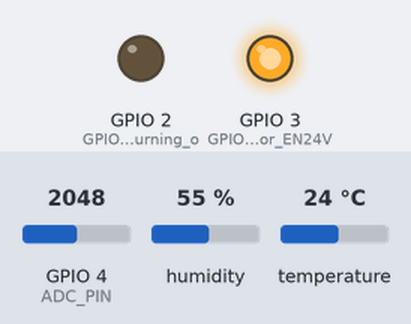
Bench run of a sketch on a simulated ESP32-S3. Shown: output pins drawn as LEDs (lit = HIGH). The test bench sets the inputs (shaded band); at power-on: GPIO 4 (ADC_PIN) = 2048, humidity 55 %, temperature 24 °C. Random numbers use the default seed unless the sketch sets one. At 6.2 s the program puts the board to deep sleep or switches it off; the recording ends there.

Above: at 0.2 s.
At 1.2 s:
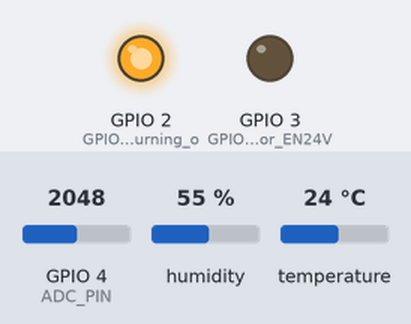
Timing chart, 0 to 2.7 s (numbered marks = the images above):
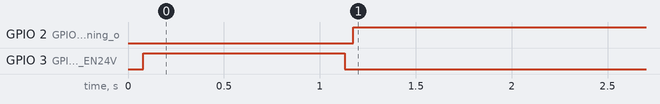

The sketch:

tx.ino
```cpp
// (licence header left out)
#include <WiFi.h>
#include <esp_now.h>
#include <esp_wifi.h>
#include <esp_sleep.h>
#include <Arduino.h>  // for random()
#include "DHT.h" //DHT sensor library

// ================= CONFIG =================
#define CHANNEL 1               // fixed channel for ESP-NOW
#define ADC_PIN 4               // ADC channel for VSCAP
#define SLEEP_SHORT_SEC 5       // short sleep in seconds
#define SLEEP_LONG_SEC 600     // long sleep in seconds
#define RANDOM_SPREAD_MS 1000   // ±1000 ms random spread for short sleep time

#define MAX_TRX_TIME 80         // Max. Transmit time in ms
#define SW_FLASH_WINDOW 5000    // Additional awake time for SW flashing after Reset or Power-up in ms

#define DHTTYPE DHT11   // DHT 11
#define DHTPIN 5     // Digital pin connected to the DHT sensor

DHT dht(DHTPIN, DHTTYPE);
//DHT dht(5, DHT11);//Pin GPIO5=D3 on connector J11, type DHT11


uint8_t receiverMac[6] = {0xE8, 0xF6, 0x0A, 0x15, 0xFC, 0xEC}; //adjust receiver MAC-address

typedef enum : uint8_t {
    MSG_SYNC,     // synchronization only
    MSG_CONTROL   // execute control/read sensor at sender
} msg_type_t;

// ================= DATA STRUCTS =================
typedef struct {
  uint32_t counter;
  uint16_t vscap_instant;
  uint16_t vscap_avg;
  uint16_t avg_samples;
  uint32_t lastAwakeTime;
  uint8_t wakeupReason;
  uint32_t vscap_sum;
  uint32_t timestamp;  // timestamp sent by sender
  // NEW:
  float temperature;
  float humidity;
  uint8_t dhtStatus;
  uint8_t execDone;
  uint32_t execTimestamp;

} message_t;

typedef struct {
  uint8_t setting1;
  uint8_t setting2;
  uint16_t nextSleep; // 0 = ignore
  uint32_t timestamp; // timestamp received from RX, master timestamp
  msg_type_t msgType; //type of message

} settings_t;

// ================= RTC VARIABLES =================
RTC_DATA_ATTR uint32_t counter = 0;
RTC_DATA_ATTR uint32_t lastAwakePrev = 0;
RTC_DATA_ATTR uint32_t adcSum = 0;
RTC_DATA_ATTR uint16_t adcSamples = 0;
RTC_DATA_ATTR uint32_t lastTimestamp = 0;  // last millis() before deep sleep
RTC_DATA_ATTR uint32_t lastSleepDuration_ms= 0; // store the time spent in Deep sleep mode

RTC_DATA_ATTR float lastTemperature = 0;
RTC_DATA_ATTR float lastHumidity = 0;
RTC_DATA_ATTR uint8_t lastDhtStatus = 1; // 0=OK, 1=error
RTC_DATA_ATTR bool lastExecDone = false;
RTC_DATA_ATTR uint32_t lastExecTimestamp = 0;

// ================= GLOBALS =================
message_t msg;
settings_t settings;        // last received settings
bool txDone = false;
bool ackReceived = false;
bool dataReceived = false;
bool doControl = true; //do only communication or communicaton and control

uint32_t RXtimestamp; //rember the time of reception of system time


// ================= CALLBACKS =================
void onSent(const uint8_t *mac_addr, esp_now_send_status_t status) {
  txDone = true;
  ackReceived = (status == ESP_NOW_SEND_SUCCESS);
}

void onReceive(const uint8_t *mac, const uint8_t *data, int len) {
  if (len == sizeof(settings_t)) {
    memcpy(&settings, data, sizeof(settings_t));
    dataReceived = true;

    // Copy master timestamp from RX
    // This is the authoritative “current time”
    //msg.timestamp = settings.timestamp;
    RXtimestamp = millis(); //store the time of reception of settings.timestamp - the system time

    // check message type here and define what to do (SYNC-only set timimg, no output control
    doControl = (settings.msgType == MSG_CONTROL);
  }
}

// ================= HELPERS =================
void sleepShort() {
  // Generate random offset between -1000 ms and +1000 ms
  long offset_ms = random(-RANDOM_SPREAD_MS, RANDOM_SPREAD_MS + 1);

  // Convert total sleep time to microseconds
  uint32_t sleep_ms = ((SLEEP_SHORT_SEC * 1000L) + offset_ms);
  lastSleepDuration_ms = sleep_ms;
  lastTimestamp = settings.timestamp + (millis() - RXtimestamp);
  esp_sleep_enable_timer_wakeup(sleep_ms * 1000ULL);
  esp_deep_sleep_start();
}

void sleepLong() {
  uint32_t sleep_ms = SLEEP_LONG_SEC * 1000ULL;
  lastSleepDuration_ms = sleep_ms;
  lastTimestamp = settings.timestamp + (millis() - RXtimestamp);
  esp_sleep_enable_timer_wakeup(sleep_ms * 1000ULL);
  esp_deep_sleep_start();
}

void sleepNext(uint32_t nextSec) {
  if (nextSec > 0) {
    uint32_t sleep_ms = nextSec * 1000ULL;
    lastSleepDuration_ms = sleep_ms;
    lastTimestamp = settings.timestamp + (millis() - RXtimestamp);
    esp_sleep_enable_timer_wakeup(sleep_ms * 1000ULL);
    esp_deep_sleep_start();
  } else {
    sleepLong();
  }
}


void sleepFlash() {
  uint32_t start = millis();

  // Stay awake for SW_flashing in milliseconds
  while (millis() - start < SW_FLASH_WINDOW) {
    // do nothing
  }

  // Then go to normal long sleep
  uint32_t sleep_ms = SLEEP_LONG_SEC * 1000ULL;
  lastSleepDuration_ms = sleep_ms;
  lastTimestamp = settings.timestamp + (millis() - RXtimestamp);
  esp_sleep_enable_timer_wakeup(sleep_ms * 1000ULL);
  esp_deep_sleep_start();
}

// ================= SETUP =================
void setup() {
  uint32_t awakeStart = millis();

  counter++;

  // ================= PRE-COMMUNICATION HANDLER =================
  handleBefore();


  WiFi.mode(WIFI_STA);
  esp_wifi_set_channel(CHANNEL, WIFI_SECOND_CHAN_NONE);

  if (esp_now_init() != ESP_OK) {
    sleepShort();  // ESP-NOW init failed → short sleep
  }

  esp_now_register_send_cb(onSent);
  esp_now_register_recv_cb(onReceive);

  // ================= ADC Instant Reading =================
  uint16_t vscapInstant = analogRead(ADC_PIN);

  // ================= Prepare TX Message =================
  msg.counter = counter;
  msg.vscap_instant = vscapInstant;
  msg.vscap_avg = (adcSamples > 0) ? (adcSum / adcSamples) : 0;
  msg.avg_samples = adcSamples;
  msg.lastAwakeTime = lastAwakePrev;
  msg.vscap_sum = adcSum;

  msg.temperature = lastTemperature;
  msg.humidity = lastHumidity;
  msg.dhtStatus = lastDhtStatus;
  msg.execDone = lastExecDone;
  msg.execTimestamp = lastExecTimestamp;
  // reset exec flag after sending
  lastExecDone = false;

  uint8_t wakeupReason = esp_sleep_get_wakeup_cause();
  msg.wakeupReason = wakeupReason;

  // approximate timestamp before first TX
    msg.timestamp = lastTimestamp + lastSleepDuration_ms + millis();

  // ================= ESP-NOW Send =================
  txDone = ackReceived = dataReceived = false;


  esp_now_peer_info_t peer = {};
  memcpy(peer.peer_addr, receiverMac, 6);
  peer.channel = CHANNEL;
  peer.encrypt = false;

  if (esp_now_add_peer(&peer) != ESP_OK) sleepShort();

  esp_now_send(receiverMac, (uint8_t*)&msg, sizeof(msg));

  // Wait for ACK or data for up to MAX_TRX_TIME ms while reading ADC and averaging ADC
  adcSum = 0;
  adcSamples = 0;
  uint32_t start = millis();

  while ((millis() - start < MAX_TRX_TIME)) {
    uint16_t v = analogRead(ADC_PIN);
    adcSum += v;
    adcSamples++;

    if (txDone && ackReceived && dataReceived) break; //communication finished

  }

  // ================= POST-COMMUNICATION HANDLER =================
  if (doControl) {
    esp_now_deinit();
    WiFi.mode(WIFI_OFF);

    handleAfter();
  }

  lastAwakePrev = millis() - awakeStart;

  // ================= SLEEP DECISION (UNIFIED) =================
  bool manualFlash = (wakeupReason == 0) && (vscapInstant > 560); // SW flash window but only if VSCAP > 2V (in order not to collapse during startup at 1.5V)

  uint32_t nextSleepSec = (settings.nextSleep > 0) ? settings.nextSleep : 0;


  if (manualFlash) {
    sleepFlash();
  }
  else if (!ackReceived) {
    sleepShort(); // retry
  }
  else if (doControl) {
    // we just executed a command → report next cycle
    sleepShort();
  }
  else if (nextSleepSec > 0) {
    sleepNext(nextSleepSec);
  }
  else {
    // no command → normal idle behavior
    sleepLong();
  }

}

// ================= LOOP =================
void loop() {
  // Not used: everything handled in setup() → deep sleep
}

// ===== HANDLERS =====
void handleBefore() {
  // Processing before starting communication
  // Example: read sensor data
}

void handleAfter() {
  // Processing after communication is finished

  uint32_t execStart = millis();

  // Example: set outputs
  pinMode(3, OUTPUT); //GPIO3 is D1 or EN24V

  digitalWrite(3,1); //Turn on 12V/24V DCDC
  delay(10); //wait 10ms until 12V/24V is stable
  pinMode(10, OUTPUT); //GPIO10 is D10 used for controlling of H-Bridge A
  digitalWrite(10,1); //H-Bridge A output positive voltage
  delay(15); //wait 15ms
  pinMode(10, INPUT); //GPIO10 switch to HiZ (no pull-up/pull-down) -> turn off H-Bridge A outputs
  delay(1000); //wait 1000ms
  pinMode(10, OUTPUT); //GPIO10 is D10 used for controlling of H-Bridge A
  digitalWrite(10,0); //H-Bridge A output negative voltage
  delay(15); //wait 15ms
  pinMode(10, INPUT); //GPIO10 switch to HiZ (no pull-up/pull-down) -> turn off H-Bridge A outputs
  delay(10); //wait 10ms

  digitalWrite(3,0); //Turn off 12V/24V DCDC

  //Example2: read DHT sensor (temperature and humidity)
  dht.begin();
  pinMode(2, OUTPUT); //GPIO2 is D0 for turning on/off 4V_SW and 3V3_SW

  digitalWrite(2,0); //Turn on 4V_SW and 3V3_SW (TurnOn is Low)
  delay(10); //wait 10ms

  //read sensor DHT11
  float h = dht.readHumidity();
  float t = dht.readTemperature(); // Temperatur in Celsius

  if (isnan(h) || isnan(t)) {
    lastDhtStatus = 1;
    lastTemperature = 0;
    lastHumidity = 0;
  } else {
    lastDhtStatus = 0;
    lastTemperature = t;
    lastHumidity = h;
  }

// store precise timestamp
  lastExecTimestamp = settings.timestamp + (millis() - execStart);

  delay(10); //wait 10ms
  digitalWrite(2,1); //Turn off 4V_SW and 3V3_SW (TurnOff is High)

  // --- STORE EXECUTION RESULT ---
  lastExecDone = true;

}
```

Measured:
- by itself, GPIO 2 (GPIO2_is_D0_for_turning_o): LOW → HIGH at 1.2 s
- by itself, GPIO 3 (GPIO3_is_D1_or_EN24V): LOW → HIGH at 0.08 s, → LOW 1.1 s later
